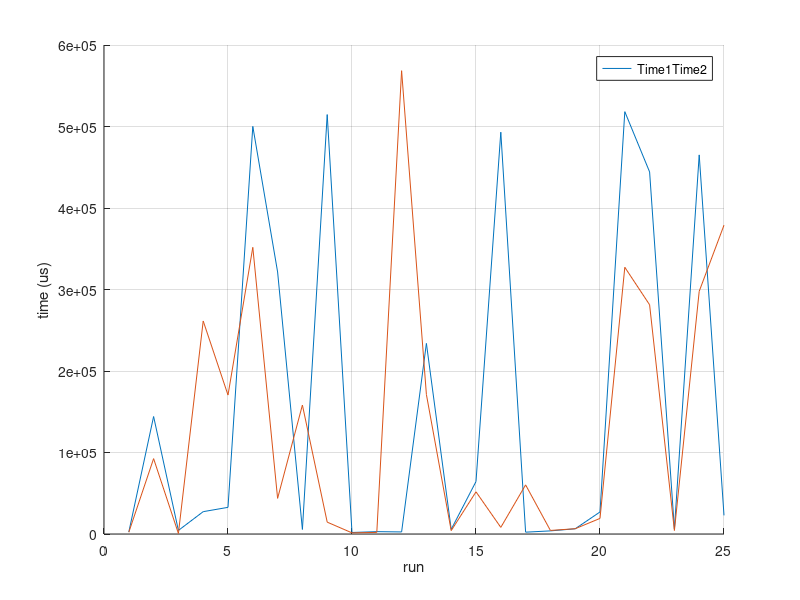
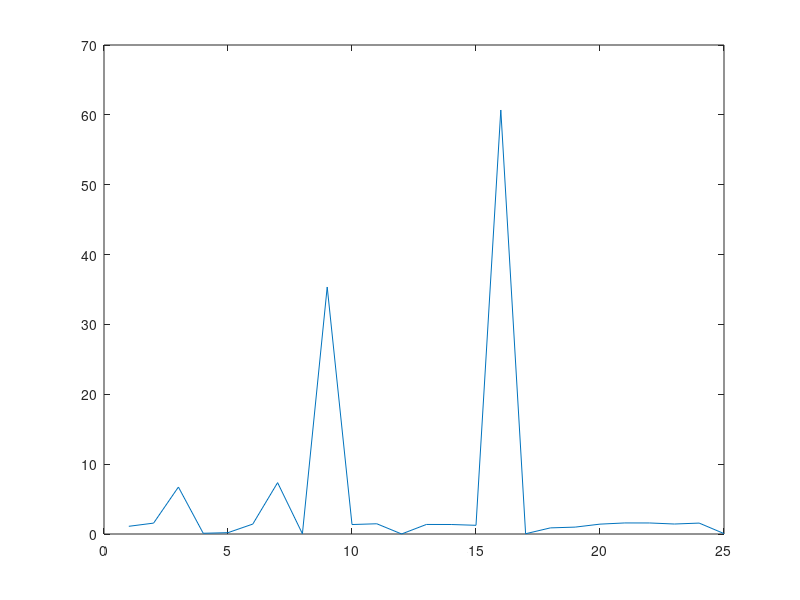

Write the MATLAB code that produced these figures, in order.
clc
clear
close all

stats1 = load("stats1").stats;
stats2 = load("stats2").stats;

time1 = [stats1.time_us];
time2 = [stats2.time_us];

x = 1:length(time1);

figure
hold on
grid on
plot(x, time1);
plot(x, time2);
xlabel("run")
ylabel("time (us)")
legend(["Time1" "Time2"])

figure
plot(time1./time2)
